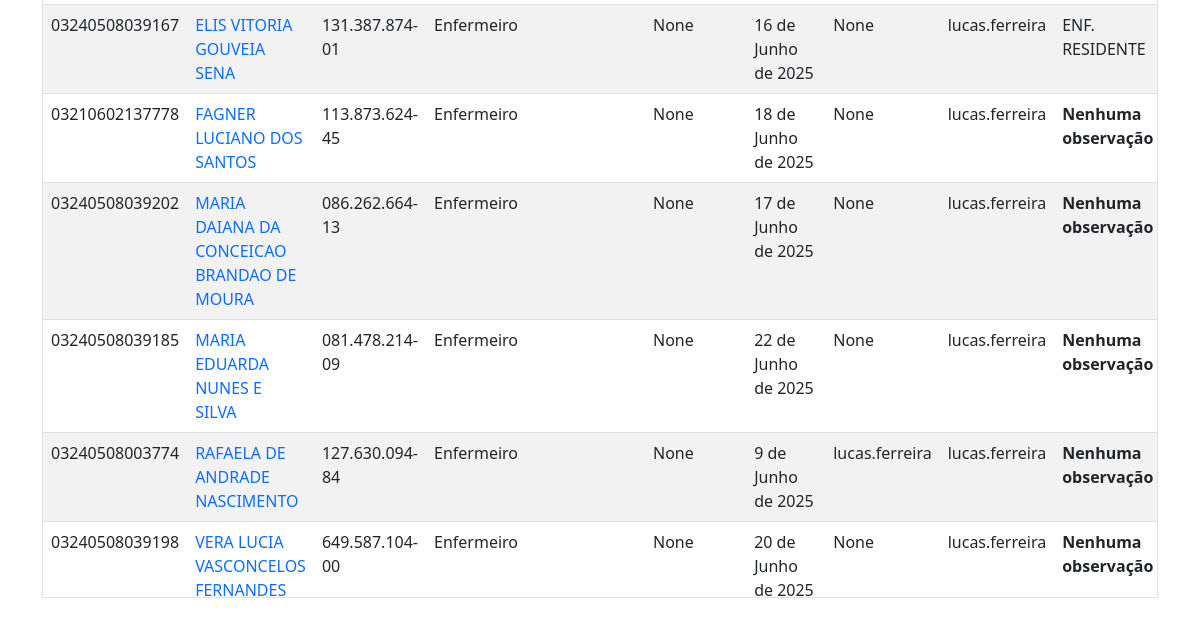
/lista_tokens/Enfermeiro/ (signed in, lower part), run on an earlier commit of the app's database.
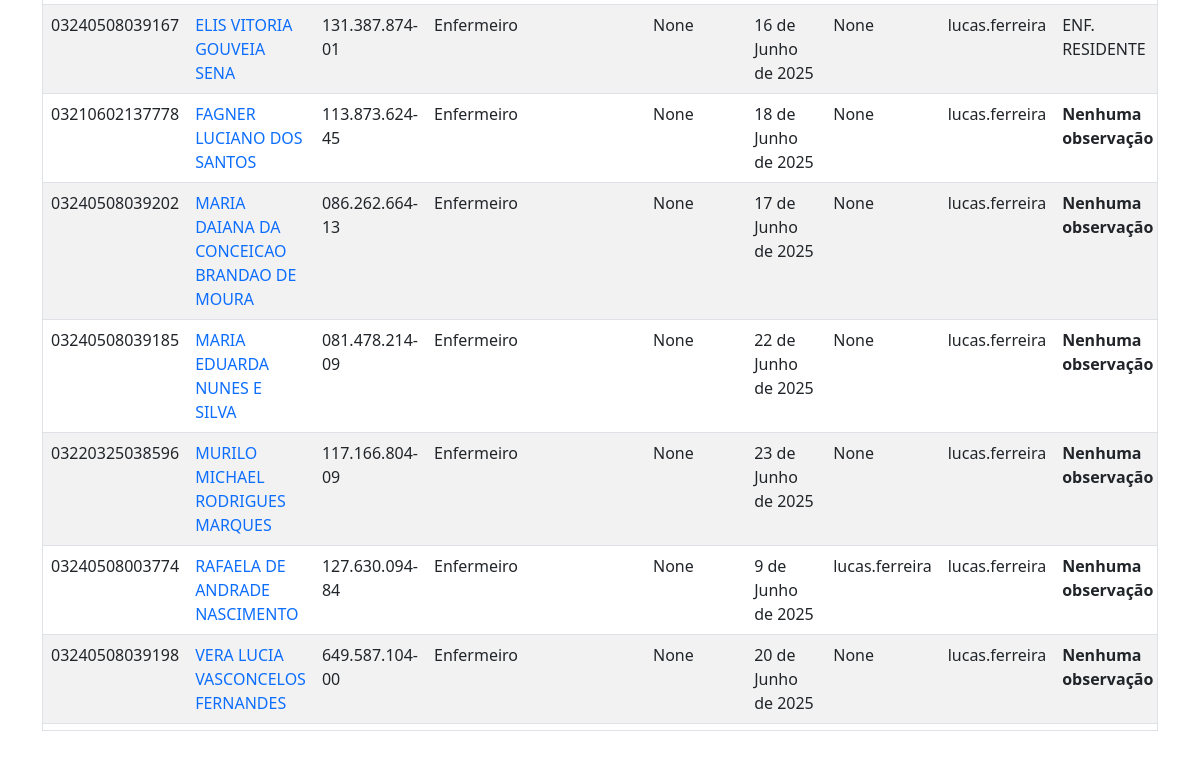
And on a later commit of the database.
### tokens_app/models.py (models this page shows)
class Token(models.Model):
    nome_responsavel = models.CharField(max_length=125, null=False, blank=False)
    cpf_responsavel = models.CharField(max_length=14, null=True, blank=True)
    funcao_responsavel = models.CharField(max_length=125, choices=FUNCOES, null=True, blank=True)
    serial = models.CharField(max_length=14, null=True, blank=True)
    data_solicitacao = models.DateField(null=True, blank=True, default=None)
    data_entrega = models.DateField(blank=True, null=True)
    data_modificacao = models.DateField(auto_now=True)
    observacao = models.TextField(null=True, blank=True)
    criador = models.CharField(max_length=125, null=True, blank=True)
    modificador = models.CharField(max_length=125, null=True, blank=True)
    token_entregue = models.BooleanField(default=False)
    token_ativo = models.BooleanField(default=True)
    def __str__(self):
        return f"{self.nome_responsavel}"

### tokens_app/views.py (the view)
# urls.py: path("lista_tokens/<str:funcao>/", views.lista_tokens_funcao, name="lista_tokens_funcao"),
def lista_tokens_funcao(request, funcao):
    if not request.user.is_authenticated:
        return redirect('login')
    else:
        logger.info(f"User {request.user.username} Acessou a lista de tokens da função {funcao}. {time.strftime('%Y-%m-%d %H:%M:%S')}")
        tokens = Token.objects.filter(funcao_responsavel=funcao).order_by('nome_responsavel')
        if not tokens:
            return HttpResponse("Nenhum token encontrado para esta função.")
        return render(request, 'lista_tokens.html', {'tokens': tokens, "usuario": request.user, "funcoes": funcoes, "data_entregas": data_entregas, "assistentes": assistentes})

### tokens_app/templates/lista_tokens.html (shortened to what this page needs)
{% extends "base.html" %}
{% block content %}
<div class="container">
    <div class="head">
        <br>
        <br>
        <div style="max-height: 70vh; overflow-y: auto; border: 1px solid #dee2e6;">
            <table class="table table-striped">
                <tbody>
                    {% for token in tokens %}
                        {% if token.token_ativo %}
                            <tr>
                                <td>{{ token.serial }}</td>
                                <td><a href="{% url 'atualizar_token' token.id %}" style="text-decoration: none;">{{ token }}</a></td>
                                <td id="cpf">{{ token.cpf_responsavel }}</td>
                                <td>{{ token.funcao_responsavel }}</td>
                                <td>{{ token.data_solicitacao }}</td>
                                <td>{{ token.data_entrega }}</td>
                                <td>{{ token.criador}} </td>
                                <td> {{token.modificador}} </td>
                                {% if token.observacao != "" %}
                                {% if token.observacao|length > 30 %}
                                <td>Entre na edição para ver a observação.</td>
                                {% else %}
                                <td>{{token.observacao}}</td>
                                {% endif %}
                                {% else %}
                                <td><b>Nenhuma observação</b></td>
                                {% endif %}
                            </tr>
                        {% endif %}
                    {% endfor %}
                </tbody>
            </table>
        </div>
    </div>
    {% endblock %}

What changed in the data, as far as the page shows it:
now on this page (row edited): Token: serial "03220325038596", nome_responsavel "MURILO MICHAEL RODRIGUES MARQUES", cpf_responsavel "117.166.804-09", funcao_responsavel "Enfermeiro", data_solicitacao "None", data_entrega "23 de Junho de 2025", criador "None", modificador "lucas.ferreira", observacao "Nenhuma observação"
